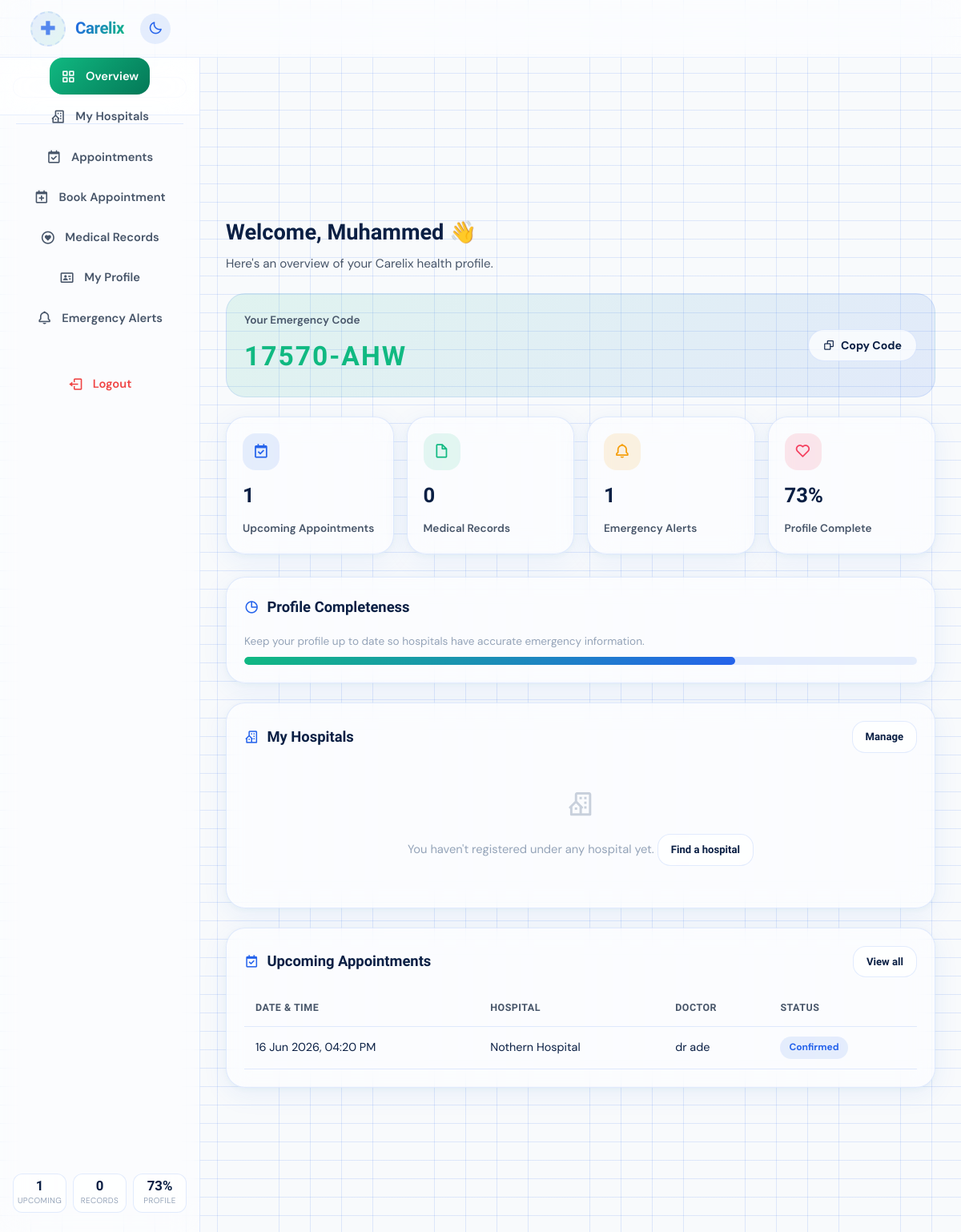
The page /patient/dashboard (signed in) on the database as committed earlier.
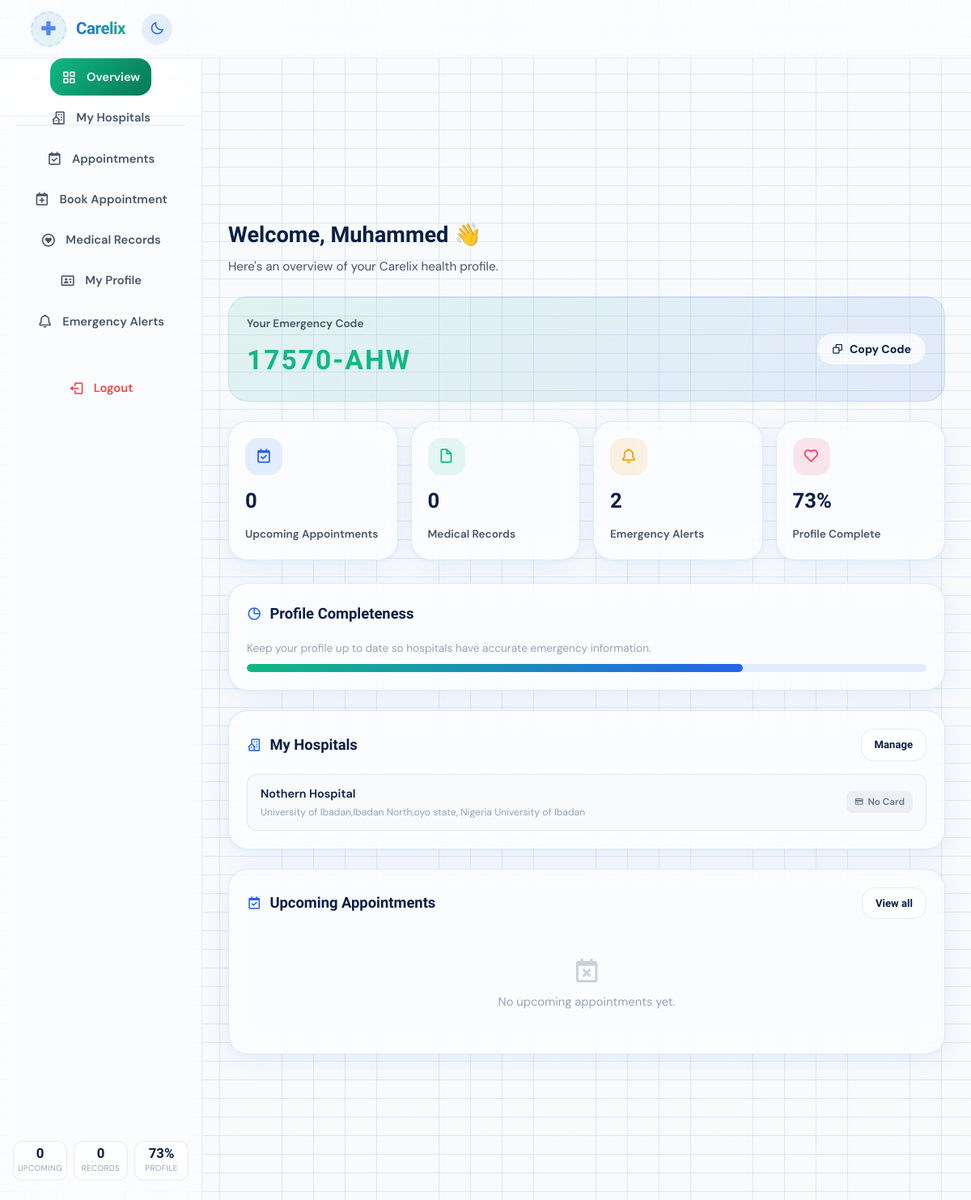
The same page on the database as committed later.
### model.py (models this page shows, shortened)
class Appointment(db.Model):
    __tablename__ = "appointments"
    STATUS_PENDING   = "pending"
    STATUS_CONFIRMED = "confirmed"
    STATUS_COMPLETED = "completed"
    STATUS_CANCELLED = "cancelled"
    id                   = db.Column(db.Integer,    primary_key=True, autoincrement=True)
    patient_id           = db.Column(db.Integer,    db.ForeignKey("patients.id",  ondelete="CASCADE"), nullable=False, index=True)
    doctor_id            = db.Column(db.Integer,    db.ForeignKey("doctors.id",   ondelete="SET NULL"), nullable=True,  index=True)
    hospital_id          = db.Column(db.Integer,    db.ForeignKey("hospitals.id", ondelete="CASCADE"), nullable=False, index=True)
    appointment_datetime = db.Column(db.DateTime,   nullable=False)
    status               = db.Column(db.String(20), nullable=False, default=STATUS_PENDING)
    reason               = db.Column(db.Text,       nullable=True)
    created_at           = db.Column(db.DateTime,   nullable=False, default=_now)
    patient  = db.relationship("Patient",  back_populates="appointments")
    doctor   = db.relationship("Doctor",   back_populates="appointments")
    hospital = db.relationship("Hospital", back_populates="appointments")

class Hospital(db.Model):
    __tablename__ = "hospitals"
    id                  = db.Column(db.Integer,      primary_key=True, autoincrement=True)
    user_id             = db.Column(db.Integer,      db.ForeignKey("users.id", ondelete="CASCADE"), unique=True, nullable=False)
    name                = db.Column(db.String(200),  nullable=False)
    address             = db.Column(db.Text,         nullable=False)
    phone               = db.Column(db.String(15),   nullable=True)
    cac_number          = db.Column(db.String(50),   nullable=False)   # Nigerian CAC registration
    opay_account_number = db.Column(db.String(20),   nullable=False)   # 10-digit OPay account
    opay_account_name   = db.Column(db.String(120),  nullable=False)
    card_price          = db.Column(db.Numeric(10, 2), nullable=False) # NGN price for hospital card
    verified            = db.Column(db.Boolean,      nullable=False, default=False)
    user            = db.relationship("User",          back_populates="hospital")
    doctors         = db.relationship("Doctor",        back_populates="hospital",   cascade="all, delete-orphan")
    appointments    = db.relationship("Appointment",   back_populates="hospital",   cascade="all, delete-orphan")
    hospital_cards  = db.relationship("HospitalCard",  back_populates="hospital",   cascade="all, delete-orphan")
    medical_records = db.relationship("MedicalRecord", back_populates="hospital",   cascade="all, delete-orphan")
    opay_payments   = db.relationship("OPayPayment",   back_populates="hospital",   cascade="all, delete-orphan")
    alert_logs      = db.relationship("AlertLog",      back_populates="hospital",   cascade="all, delete-orphan")
    hospital_enrolments = db.relationship("HospitalEnrolment", back_populates="hospital", cascade="all, delete-orphan")

class Doctor(db.Model):
    __tablename__ = "doctors"
    id                     = db.Column(db.Integer,    primary_key=True, autoincrement=True)
    hospital_id            = db.Column(db.Integer,    db.ForeignKey("hospitals.id", ondelete="CASCADE"), nullable=False, index=True)
    name                   = db.Column(db.String(120), nullable=False)
    specialty              = db.Column(db.String(100), nullable=False)  # e.g. Cardiology
    available_days         = db.Column(db.String(50),  nullable=False)  # e.g. 'Mon,Wed,Fri'
    start_time             = db.Column(db.Time,         nullable=False)  # e.g. 08:00
    end_time               = db.Column(db.Time,         nullable=False)  # e.g. 17:00
    slot_duration_mins     = db.Column(db.Integer,      nullable=False, default=30)
    max_daily_appointments = db.Column(db.Integer,      nullable=False, default=20)
    hospital        = db.relationship("Hospital",      back_populates="doctors")
    appointments    = db.relationship("Appointment",   back_populates="doctor",  cascade="all, delete-orphan")
    medical_records = db.relationship("MedicalRecord", back_populates="doctor")

### app.py (the view)
@app.route("/patient/dashboard")
@login_required(role="patient")
def patient_dashboard():
    patient = current_patient()
    appointments = (
        Appointment.query
        .filter_by(patient_id=patient.id)
        .order_by(Appointment.appointment_datetime.desc())
        .all()
    )
    now = datetime.utcnow()
    upcoming_appointments = [
        a for a in appointments
        if a.appointment_datetime >= now and a.status in ("pending", "confirmed")
    ]
    upcoming_appointments.sort(key=lambda a: a.appointment_datetime)
    records = (
        MedicalRecord.query
        .filter_by(patient_id=patient.id)
        .order_by(MedicalRecord.visit_date.desc())
        .all()
    )
    alerts = (
        AlertLog.query
        .filter_by(patient_id=patient.id)
        .order_by(AlertLog.sent_at.desc())
        .all()
    )
    hospitals = Hospital.query.order_by(Hospital.name).all()
    doctors   = Doctor.query.join(Hospital).order_by(Doctor.name).all()
    enrolments = HospitalEnrolment.query.filter_by(patient_id=patient.id).all()
    my_hospitals = []
    for e in enrolments:
        h = e.hospital
        card = HospitalCard.query.filter_by(patient_id=patient.id, hospital_id=h.id).first()
        card_status = card.status if card else None
        my_hospitals.append({
            "id": h.id,
            "name": h.name,
            "address": h.address,
            "phone": h.phone,
            "card_price": h.card_price,
            "card_status": card_status,
        })
    fields_to_check = [
        patient.full_name, patient.date_of_birth, patient.gender,
        patient.blood_type, patient.genotype, patient.allergies,
        patient.chronic_conditions, patient.current_medications,
        patient.emergency_contact_name, patient.emergency_contact_email,
        patient.emergency_contact_phone,
    ]
    filled = sum(1 for f in fields_to_check if f)
    profile_completeness = round((filled / len(fields_to_check)) * 100)
    return render_template(
        "patient_dashboard.html",
        patient=patient,
        appointments=appointments,
        upcoming_appointments=upcoming_appointments,
        upcoming_count=len(upcoming_appointments),
        records=records,
        alerts=alerts,
        hospitals=hospitals,
        doctors=doctors,
        my_hospitals=my_hospitals,
        profile_completeness=profile_completeness,
        today=date.today().isoformat(),
    )

### app.py (called while the page is built)
def login_required(role=None):
    def decorator(f):
        @wraps(f)
        def wrapper(*args, **kwargs):
            if "user_id" not in session:
                flash("Please log in to continue.", "error")
                return redirect(url_for("index"))
            if role and session.get("role") != role:
                flash("You do not have access to that page.", "error")
                return redirect(url_for("index"))
            return f(*args, **kwargs)
        return wrapper
    return decorator

def current_patient():
    user = User.query.get(session.get("user_id"))
    return user.patient if user else None

### templates/patient_dashboard.html (shortened to what the changed rows need)
<!DOCTYPE html>
<html lang="en" data-theme="light">
<head>
  <link href="https://unpkg.com/boxicons@2.1.4/css/boxicons.min.css" rel="stylesheet" />
  <link rel="stylesheet" href="../static/css/index.css" />
  <link rel="stylesheet" href="../static/css/dashboard.css" />
</head>
<body class="dot-bg dash-body">
  <div class="dash-shell">
    <aside class="dash-sidebar" id="dashSidebar">
      <div class="sidebar-stats-row">
        <div class="topbar-stat">
          <div class="topbar-stat-val">{{ upcoming_count }}</div>
          <div class="topbar-stat-lbl">Upcoming</div>
        </div>
      </div>
    </aside>
    <main class="dash-main" data-panel-group="patient">
      <section class="dash-tab-panel active" data-panel="overview">
        <div class="dash-header">
          <h1>Welcome, {{ patient.full_name.split(' ')[0] }} 👋</h1>
        </div>
        <div class="stat-grid">
          <div class="stat-card glass">
            <div class="stat-card-icon blue"><i class='bx bx-calendar-check'></i></div>
            <div class="stat-card-value">{{ upcoming_count }}</div>
            <div class="stat-card-label">Upcoming Appointments</div>
          </div>
          <div class="stat-card glass">
            <div class="stat-card-icon amber"><i class='bx bx-bell'></i></div>
            <div class="stat-card-value">{{ alerts|length }}</div>
            <div class="stat-card-label">Emergency Alerts</div>
          </div>
        </div>
        <div class="dash-section glass">
          <div class="dash-section-header">
            <h2><i class='bx bx-pie-chart-alt'></i> Profile Completeness</h2>
          </div>
        </div>
        <div class="dash-section glass">
          <div class="dash-section-header">
            <h2><i class='bx bx-building-house'></i> My Hospitals</h2>
            <a href="#hospitals" class="btn btn-outline btn-sm" onclick="switchTab('hospitals','patient')">Manage</a>
          </div>
          {% if my_hospitals %}
          <div style="display:flex; flex-direction:column; gap:10px;">
            {% for h in my_hospitals %}
            <div style="display:flex; align-items:center; justify-content:space-between; padding:12px 16px; background:var(--bg-secondary); border:1px solid var(--border-card); border-radius:12px; flex-wrap:wrap; gap:8px;">
              <div>
                <div style="font-weight:600; font-size:0.9rem;">{{ h.name }}</div>
                <div style="font-size:0.76rem; color:var(--text-muted);">{{ h.address }}</div>
              </div>
              {% if h.card_status == 'active' %}
              <span class="my-hospital-card-badge active"><i class='bx bx-check-circle'></i> Card Active</span>
              {% else %}
              <span class="my-hospital-card-badge no-card"><i class='bx bx-credit-card'></i> No Card</span>
              {% endif %}
            </div>
            {% endfor %}
          </div>
          {% else %}
          <div class="dash-empty">
            <i class='bx bx-building-house'></i>
            You haven't registered under any hospital yet.
            <a href="#hospitals" onclick="switchTab('hospitals','patient')" style="display:inline-flex; align-items:center; gap:6px; margin-top:12px;" class="btn btn-outline btn-sm">Find a hospital</a>
          </div>
          {% endif %}
        </div>
        <div class="dash-section glass">
          <div class="dash-section-header">
            <h2><i class='bx bx-calendar-check'></i> Upcoming Appointments</h2>
            <a href="#appointments" class="btn btn-outline btn-sm" onclick="switchTab('appointments','patient')">View all</a>
          </div>
          {% if upcoming_appointments %}
          <div class="dash-table-wrap">
            <table class="dash-table">
              <thead>
                <tr><th>Date &amp; Time</th><th>Hospital</th><th>Doctor</th><th>Status</th></tr>
              </thead>
              <tbody>
                {% for appt in upcoming_appointments %}
                <tr>
                  <td>{{ appt.appointment_datetime.strftime('%d %b %Y, %I:%M %p') }}</td>
                  <td>{{ appt.hospital.name }}</td>
                  <td>{{ appt.doctor.name if appt.doctor else '—' }}</td>
                  <td><span class="badge badge-{{ appt.status }}">{{ appt.status }}</span></td>
                </tr>
                {% endfor %}
              </tbody>
            </table>
          </div>
          {% else %}
          <div class="dash-empty">
            <i class='bx bx-calendar-x'></i>
            No upcoming appointments yet.
          </div>
          {% endif %}
        </div>
      </section>
    </main>
  </div>
</body>
</html>

Rows that differ between the two databases and show on the page:
no longer on this page (row edited): Appointment: appointment_datetime "16 Jun 2026, 04:20 PM", hospital.name "Nothern Hospital", doctor "dr ade", status "Confirmed"
now on this page (row unchanged): Hospital: name "Nothern Hospital", address "University of Ibadan,Ibadan North,oyo state, Nigeria University of Ibadan"
Other text that changed with them:
{{ upcoming_count }}: "1" → "0"
{{ alerts|length }}: "1" → "2"
text no longer shown: "You haven't registered under any hospital yet. Find a hospital DATE & TIME HOSPITAL DOCTOR STATUS"
text now shown: "No upcoming appointments yet."
